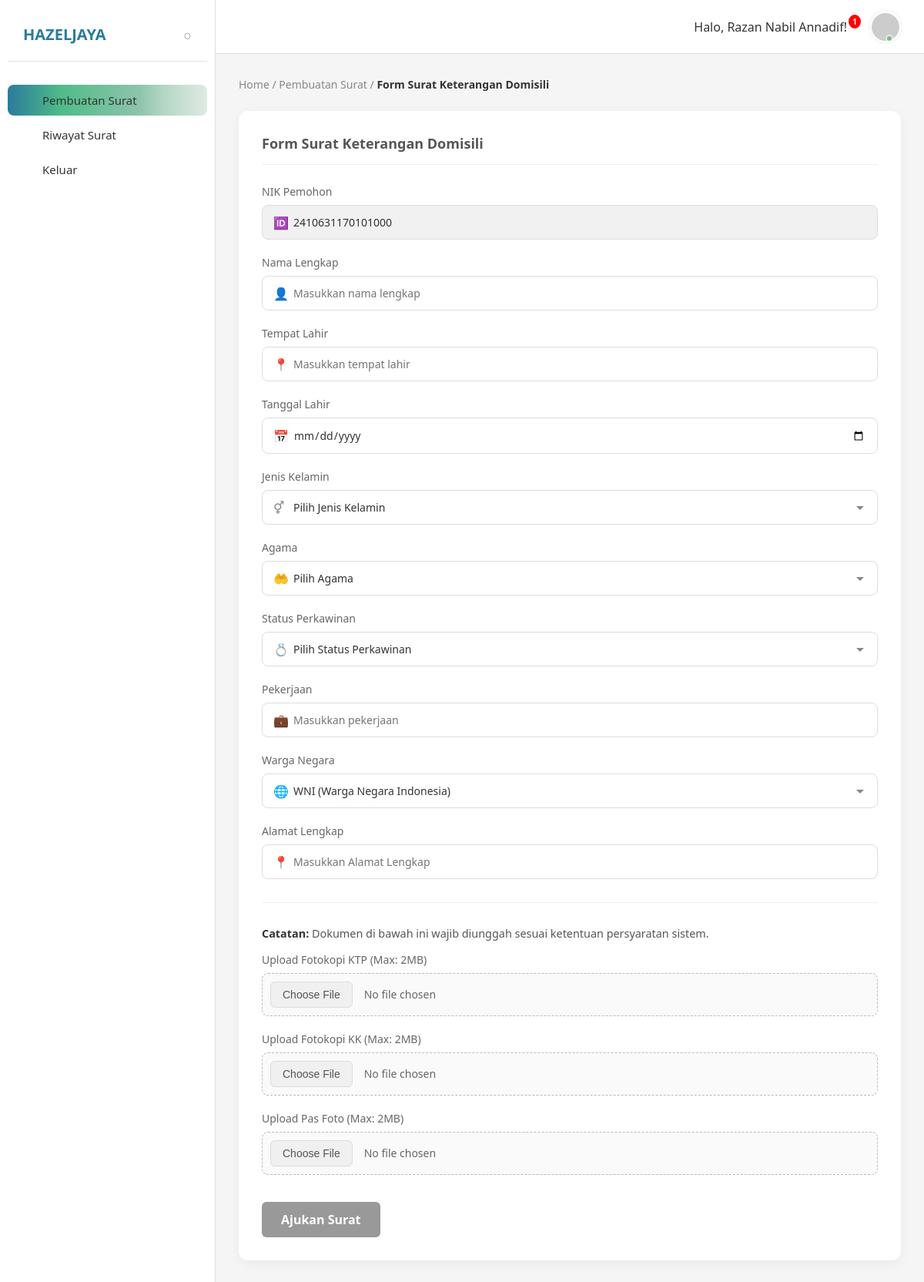
/form_pengajuan.php?jenis_surat_id=1 (signed in), run on the app's committed database.
### tables this page shows
CREATE TABLE `jenis_surat` (
  `jenis_surat_id` int(11) NOT NULL,
  `kode_surat` varchar(20) NOT NULL,
  `nama_surat` varchar(150) NOT NULL,
  `deskripsi` text DEFAULT NULL,
  `aktif` tinyint(1) DEFAULT 1,
  `created_at` timestamp NOT NULL DEFAULT current_timestamp()
);

CREATE TABLE `persyaratan_surat` (
  `persyaratan_surat_id` int(11) NOT NULL,
  `jenis_surat_id` int(11) NOT NULL,
  `nama_persyaratan` varchar(150) NOT NULL,
  `wajib` tinyint(1) DEFAULT 1
);

### form_pengajuan.php (the view, shortened to what this page needs)
<?php
include 'config/koneksi.php';
$jenis_surat_id = mysqli_real_escape_string($koneksi, $_GET['jenis_surat_id']);
$q_surat = mysqli_query($koneksi, "SELECT nama_surat FROM jenis_surat WHERE jenis_surat_id = '$jenis_surat_id'");
$data_surat = mysqli_fetch_assoc($q_surat);
?>
<!DOCTYPE html>
<html lang="id">
<head>
    <link rel="stylesheet" href="menu_style.css">
</head>
<body class="dashboard-body">
    <div class="main-container">
        <nav class="sidebar">
            <div class="sidebar-header">
                <div class="logo-box">
                    <span class="logo-text">HazelJaya</span>
                    <button class="menu-toggle-btn">○</button>
                </div>
            </div>
            <ul class="nav-links">
                <li class="nav-item active-gradient">
                    <a href="menu.php" class="nav-link">
                        <i class="icon-create-document"></i>
                        <span>Pembuatan Surat</span>
                    </a>
                </li>
                <li class="nav-item">
                    <a href="menu_riwayat.php" class="nav-link history-link">
                        <i class="icon-history"></i>
                        <span>Riwayat Surat</span>
                    </a>
                </li>
                <li class="nav-item">
                    <a href="logout.php" class="nav-link history-link">
                        <i class="icon-history"></i>
                        <span>Keluar</span>
                    </a>
                </li>
            </ul>
        </nav>
        <div class="content-area">
            <header class="top-header">
                <div class="top-header-right">
                   <div class="notifications">Halo, <?= $_SESSION['nama'] ?? 'Warga'; ?>!
                        <span class="notification-badge">1</span>
                    </div>
                    <div class="user-profile">
                        <img src="https://via.placeholder.com/40" alt="User Profile" class="profile-img">
                        <i class="icon-status-active"></i>
                    </div>
                </div>
            </header>
            <main class="page-content">
                <div class="content-header">
                    <p class="breadcrumb">
                        <a href="menu.php" style="color: #888; text-decoration: none;">Home</a> /
                        <a href="menu.php" style="color: #888; text-decoration: none;">Pembuatan Surat</a> /
                        <strong style="color: #333;">Form <?= $data_surat['nama_surat']; ?></strong>
                    </p>
                </div>
                <div class="form-card">
                    <h2 class="form-title">Form <?= $data_surat['nama_surat']; ?></h2>
                    <form action="" method="post" enctype="multipart/form-data">
                        <div class="form-group">
                            <label>NIK Pemohon</label>
                            <div class="input-wrapper">
                                <span class="input-icon">🆔</span>
                                <input type="text" name="nik_pengaju" value="<?= $_SESSION['nik'] ?? ''; ?>" readonly required style="background: #f1f1f1;">
                            </div>
                        </div>
                        <div class="form-group">
                            <label>Nama Lengkap</label>
                            <div class="input-wrapper">
                                <span class="input-icon">👤</span>
                                <input type="text" name="nama_pengaju" placeholder="Masukkan nama lengkap" required>
                            </div>
                        </div>
                        <div class="form-group">
                            <label>Tempat Lahir</label>
                            <div class="input-wrapper">
                                <span class="input-icon">📍</span>
                                <input type="text" name="tempat_lahir" placeholder="Masukkan tempat lahir" required>
                            </div>
                        </div>
                        <div class="form-group">
                            <label>Tanggal Lahir</label>
                            <div class="input-wrapper">
                                <span class="input-icon">📅</span>
                                <input type="date" name="tanggal_lahir" required>
                            </div>
                        </div>
                        <div class="form-group">
                            <label>Jenis Kelamin</label>
                            <div class="input-wrapper">
                                <span class="input-icon">⚥</span>
                                <select name="jenis_kelamin" required>
                                    <option value="" disabled selected>Pilih Jenis Kelamin</option>
                                </select>
                            </div>
                        </div>
                        <div class="form-group">
                            <label>Agama</label>
                            <div class="input-wrapper">
                                <span class="input-icon">🤲</span>
                                <select name="agama" required>
                                    <option value="" disabled selected>Pilih Agama</option>
                                </select>
                            </div>
                        </div>
                        <div class="form-group">
                            <label>Status Perkawinan</label>
                            <div class="input-wrapper">
                                <span class="input-icon">💍</span>
                                <select name="status_kawin" required>
                                    <option value="" disabled selected>Pilih Status Perkawinan</option>
                                </select>
                            </div>
                        </div>
                        <div class="form-group">
                            <label>Pekerjaan</label>
                            <div class="input-wrapper">
                                <span class="input-icon">💼</span>
                                <input type="text" name="pekerjaan" placeholder="Masukkan pekerjaan" required>
                            </div>
                        </div>
                        <div class="form-group">
                            <label>Warga Negara</label>
                            <div class="input-wrapper">
                                <span class="input-icon">🌐</span>
                                <select name="warga_negara" required>
                                    <option value="WNI" selected>WNI (Warga Negara Indonesia)</option>
                                </select>
                            </div>
                        </div>
                        <div class="form-group">
                            <label>Alamat Lengkap</label>
                            <div class="input-wrapper">
                                <span class="input-icon">📍</span>
                                <input type="text" name="alamat_rumah" placeholder="Masukkan Alamat Lengkap" required>
                            </div>
                        </div>
                        <hr class="form-divider">
                        <p style="margin-bottom: 15px; color: #555; font-size: 0.9em;"><strong>Catatan:</strong> Dokumen di bawah ini wajib diunggah sesuai ketentuan persyaratan sistem.</p>
                        <?php
                        $q_syarat = mysqli_query($koneksi, "SELECT persyaratan_surat_id, nama_persyaratan FROM persyaratan_surat WHERE jenis_surat_id = '$jenis_surat_id'");
                        while($syarat = mysqli_fetch_assoc($q_syarat)) {
                            $input_name = "syarat_" . $syarat['persyaratan_surat_id'];
                        ?>
                            <div class="form-group">
                                <label>Upload <?= $syarat['nama_persyaratan']; ?> (Max: 2MB)</label>
                                <div class="file-upload-wrapper">
                                    <input type="file" name="<?= $input_name; ?>" class="file-input" accept=".jpg,.jpeg,.png,.pdf" required>
                                </div>
                            </div>
                        <?php } ?>
                        <button type="submit" name="kirim_surat" class="send-btn">Ajukan Surat</button>
                    </form>
                </div>
            </main>
        </div>
    </div>
</body>
</html>

### data on the page
jenis_surat: nama_surat "Surat Keterangan Domisili"
persyaratan_surat: nama_persyaratan "Fotokopi KTP"
persyaratan_surat: nama_persyaratan "Fotokopi KK"
persyaratan_surat: nama_persyaratan "Pas Foto"

### other printed values
$_SESSION['nama'] "Razan Nabil Annadif"
